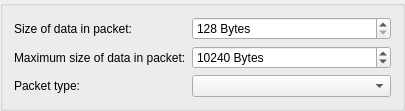
<?xml version="1.0" encoding="UTF-8"?>
<ui version="4.0">
 <class>InBandOptionsClass</class>
 <widget class="QWidget" name="InBandOptionsClass">
  <property name="geometry">
   <rect>
    <x>0</x>
    <y>0</y>
    <width>405</width>
    <height>98</height>
   </rect>
  </property>
  <layout class="QVBoxLayout" name="verticalLayout">
   <property name="margin">
    <number>0</number>
   </property>
   <item>
    <widget class="QGroupBox" name="grbSettings">
     <layout class="QFormLayout" name="formLayout">
      <item row="0" column="0">
       <widget class="QLabel" name="lblBlockSize">
        <property name="text">
         <string>Size of data in packet:</string>
        </property>
        <property name="buddy">
         <cstring>spbBlockSize</cstring>
        </property>
       </widget>
      </item>
      <item row="0" column="1">
       <layout class="QHBoxLayout" name="horizontalLayout">
        <item>
         <widget class="QSpinBox" name="spbBlockSize">
          <property name="sizePolicy">
           <sizepolicy hsizetype="Expanding" vsizetype="Fixed">
            <horstretch>0</horstretch>
            <verstretch>0</verstretch>
           </sizepolicy>
          </property>
          <property name="suffix">
           <string> Bytes</string>
          </property>
          <property name="minimum">
           <number>128</number>
          </property>
          <property name="maximum">
           <number>10240</number>
          </property>
          <property name="singleStep">
           <number>32</number>
          </property>
         </widget>
        </item>
       </layout>
      </item>
      <item row="1" column="0">
       <widget class="QLabel" name="lblMaxBlockSize">
        <property name="text">
         <string>Maximum size of data in packet:</string>
        </property>
        <property name="buddy">
         <cstring>spbMaxBlockSize</cstring>
        </property>
       </widget>
      </item>
      <item row="1" column="1">
       <layout class="QHBoxLayout" name="horizontalLayout_2">
        <item>
         <widget class="QSpinBox" name="spbMaxBlockSize">
          <property name="sizePolicy">
           <sizepolicy hsizetype="Expanding" vsizetype="Fixed">
            <horstretch>0</horstretch>
            <verstretch>0</verstretch>
           </sizepolicy>
          </property>
          <property name="suffix">
           <string> Bytes</string>
          </property>
          <property name="minimum">
           <number>4096</number>
          </property>
          <property name="maximum">
           <number>102400</number>
          </property>
          <property name="singleStep">
           <number>32</number>
          </property>
          <property name="value">
           <number>10240</number>
          </property>
         </widget>
        </item>
       </layout>
      </item>
      <item row="2" column="0">
       <widget class="QLabel" name="lblStanzaType">
        <property name="text">
         <string>Packet type:</string>
        </property>
        <property name="buddy">
         <cstring>cmbStanzaType</cstring>
        </property>
       </widget>
      </item>
      <item row="2" column="1">
       <widget class="QComboBox" name="cmbStanzaType">
        <property name="sizePolicy">
         <sizepolicy hsizetype="Expanding" vsizetype="Fixed">
          <horstretch>0</horstretch>
          <verstretch>0</verstretch>
         </sizepolicy>
        </property>
       </widget>
      </item>
     </layout>
    </widget>
   </item>
  </layout>
 </widget>
 <layoutdefault spacing="6" margin="11"/>
 <resources/>
 <connections/>
</ui>
